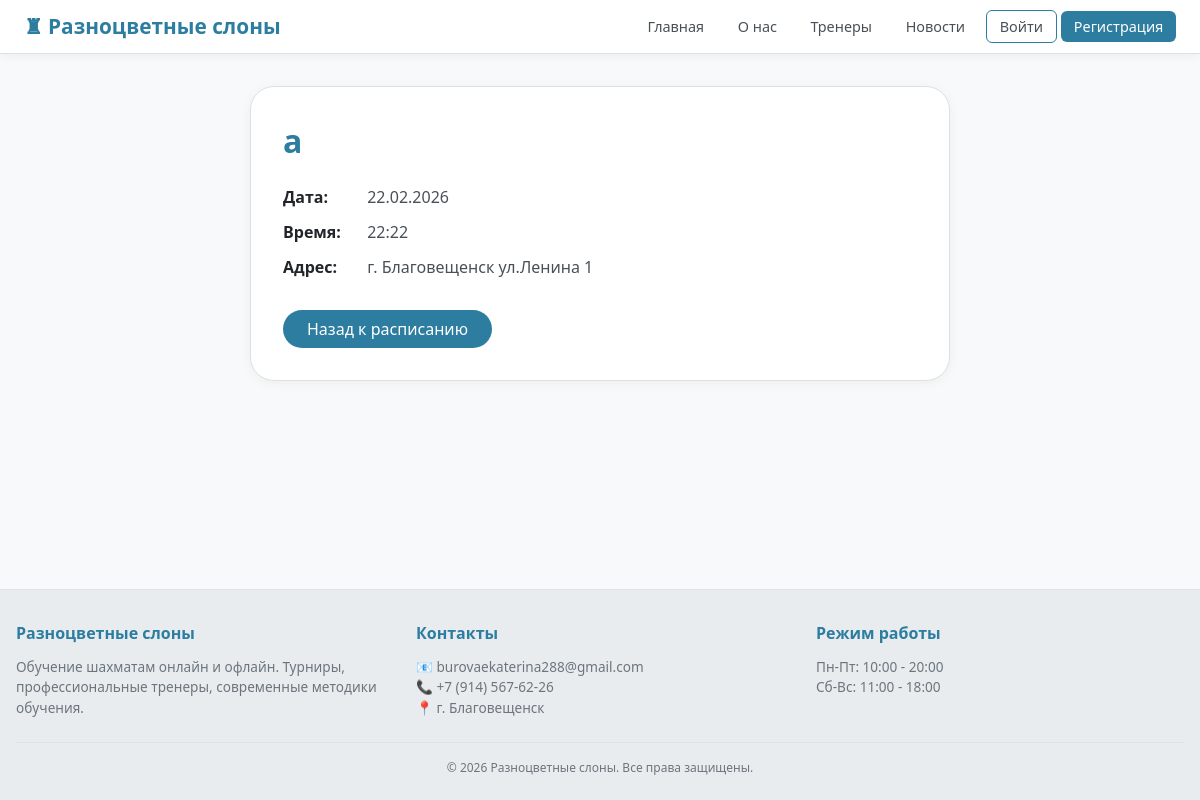
The app's page /lessons/8/ with its own data.
### main/models.py (models this page shows, shortened)
class Lesson(models.Model):
    trainer = models.ForeignKey(Trainer, on_delete=models.CASCADE, null=True, blank=True, related_name='lessons')
    name = models.CharField(max_length=200, verbose_name='Название урока')
    description = models.TextField(verbose_name='Описание', blank=True, null=True)
    lesson_type = models.CharField(max_length=10, blank=True, null=True)
    mode = models.CharField(max_length=10, blank=True, null=True)
    date = models.DateField(verbose_name='Дата')
    time = models.TimeField(verbose_name='Время')
    duration = models.IntegerField(default=60, verbose_name='Длительность (мин)')
    max_students = models.IntegerField(default=10, verbose_name='Максимум учеников')
    students = models.ManyToManyField(User, blank=True, related_name='lessons')
    meeting_link = models.URLField(blank=True, null=True, verbose_name='Ссылка на занятие')
    location = models.CharField(max_length=200, blank=True, verbose_name='Адрес')
    video_url = models.URLField(blank=True, null=True, verbose_name='Ссылка на видео')
    homework = models.TextField(blank=True, verbose_name='Домашнее задание')
    presentation = models.FileField(upload_to='lessons/', blank=True, null=True, verbose_name='Презентация')

### main/views.py (the view)
# urls.py: path('lessons/<int:id>/', views.lesson_detail, name='lesson_detail'),
def lesson_detail(request, id):
    lesson = get_object_or_404(Lesson, id=id)
    return render(request, 'main/lessons/detail.html', {'lesson': lesson})

### main/templates/main/lessons/detail.html (shortened to what this page needs)
{% extends 'main/base.html' %}
{% block content %}
<div class="detail-container">
    <h1>{{ lesson.name }}</h1>
    <div class="detail-info">
        <p><strong>Дата:</strong> {{ lesson.date|date:"d.m.Y" }}</p>
        <p><strong>Время:</strong> {{ lesson.time|time:"H:i" }}</p>
        <p><strong>Адрес:</strong> {{ lesson.location|default:"Не указан" }}</p>
    </div>
    <div class="button-group">
        <a href="{% url 'lessons_list' %}" class="btn-back">Назад к расписанию</a>
    </div>
</div>
{% endblock %}

### main/templates/main/base.html (style rules this page uses)
* { margin: 0; padding: 0; box-sizing: border-box; font-family: 'Segoe UI', system-ui, sans-serif; }
body { background: #f8f9fa; color: #212529; min-height: 100vh; display: flex; flex-direction: column; overflow-x: hidden; max-width: 100%; padding-top: 70px; }
html { overflow-x: hidden; max-width: 100%; }

### main/templates/main/lessons/detail.html (style rules this page uses)
.detail-container { max-width: 700px; margin: 0 auto; background: white; padding: 2rem; border-radius: 24px; border: 1px solid #e0e0e0; box-shadow: 0 2px 12px rgba(0,0,0,0.05); }
.detail-container h1 { color: #2c7da0; margin-bottom: 1rem; font-weight: 600; }
.detail-info { margin: 1.5rem 0; }
.detail-info p { margin-bottom: 0.8rem; color: #495057; font-size: 1rem; }
.detail-info strong { color: #212529; width: 80px; display: inline-block; font-weight: 600; }
.button-group { display: flex; gap: 1rem; margin-top: 2rem; flex-wrap: wrap; }
.btn-back, .btn-edit, .btn-delete { padding: 0.5rem 1.5rem; border-radius: 30px; text-decoration: none; display: inline-block; font-weight: 500; transition: all 0.2s; }
.btn-back { background: #2c7da0; color: white; }

### records on screen
Lesson: name "а", date "22.02.2026", time "22:22", location "г. Благовещенск ул.Ленина 1"
